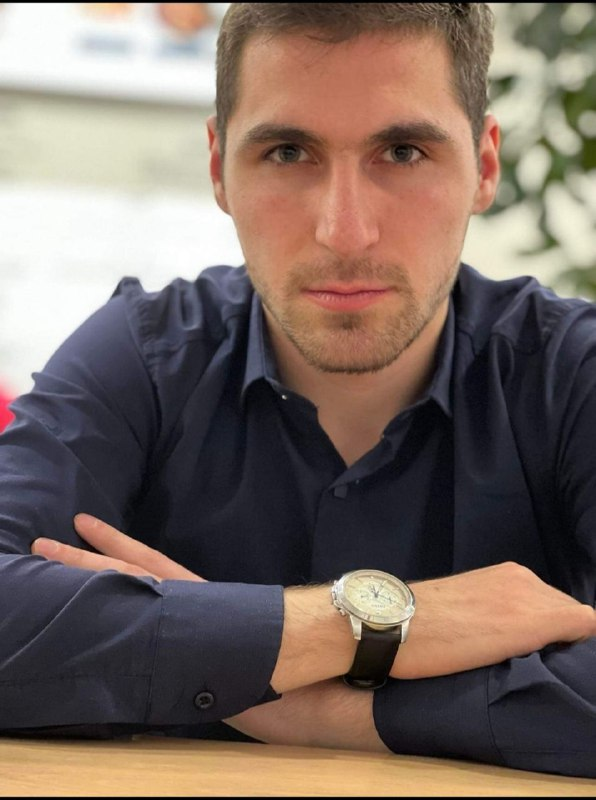
#> input picture src/our_pictures/Sergey.jpg, 596 x 800 px, found by its file name
$ python -i our_team.py   (imports and definitions only)
#> lines starting #> are read from the running program, lines starting #| are printed output that depends on the picture
import cv2 as cv
import matplotlib.pyplot as plt
import streamlit as st
from PIL import Image
import os


def our_team():
    st.markdown("<h1 style='text-align: center;'> Our Team </h1>", unsafe_allow_html=True)
#> (this line was passed over: streamlit is not available in this run)
    st.write("Our team consists of four people. Our team members are Sergey Xachatryan, Albert Meyroyan, Hayk Karapetyan and Georgi Sahakyan.\
             Intoduction about us below")
#> (this line was passed over: streamlit is not available in this run)

    Sergey = Image.open('our_pictures/Sergey.jpg').resize((400,450))
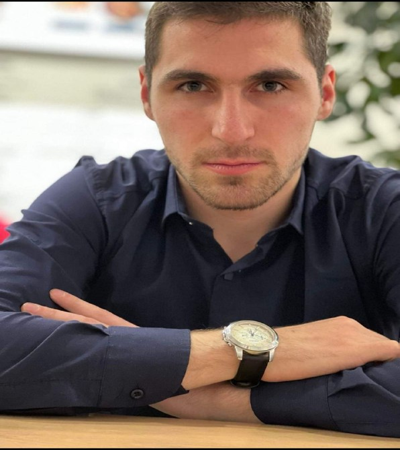
#> Sergey: PIL image 400x450 RGB; mean R, G, B 122.2, 105.4, 96.8
    Albert = Image.open('our_pictures/Albert.jpg').resize((400,450))
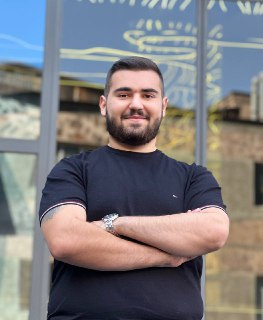
#> input picture src/our_pictures/Albert.jpg, 263 x 320 px, found by its file name
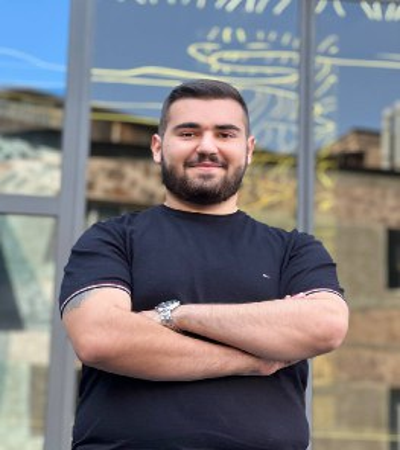
#> Albert: PIL image 400x450 RGB; mean R, G, B 124.5, 122.9, 126.2
    Hayk = Image.open('our_pictures/Hayk.jpg').resize((400,450))
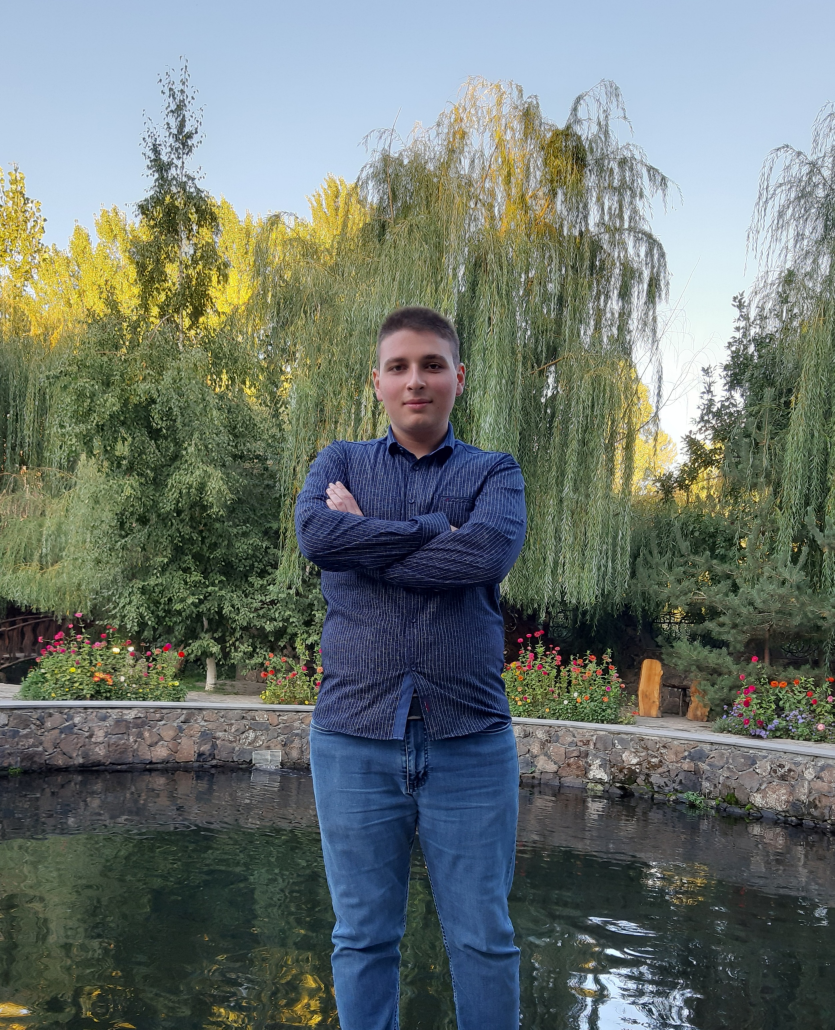
#> input picture src/our_pictures/Hayk.jpg, 2503 x 3090 px, found by its file name (shown at 1/3 size)
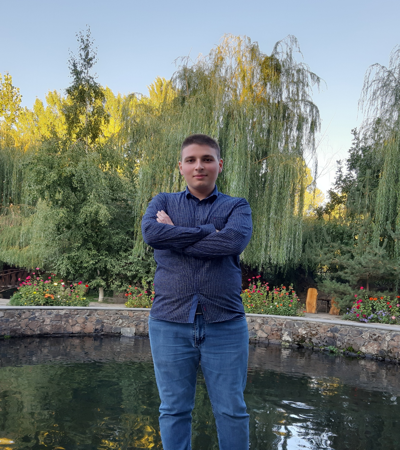
#> Hayk: PIL image 400x450 RGB; mean R, G, B 107.2, 116.6, 111.3
    Georgi =Image.open('our_pictures/Georgi.jpg').resize((400,450))
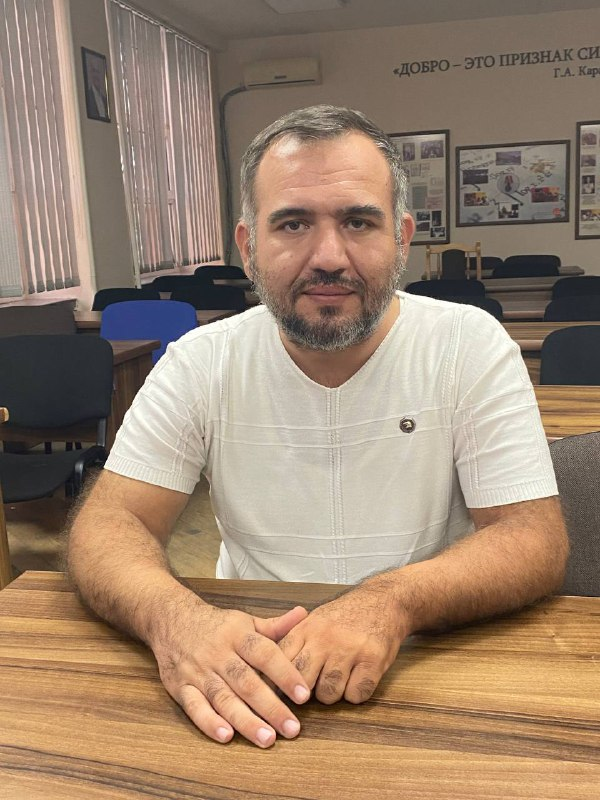
#> input picture src/our_pictures/Georgi.jpg, 600 x 800 px, found by its file name
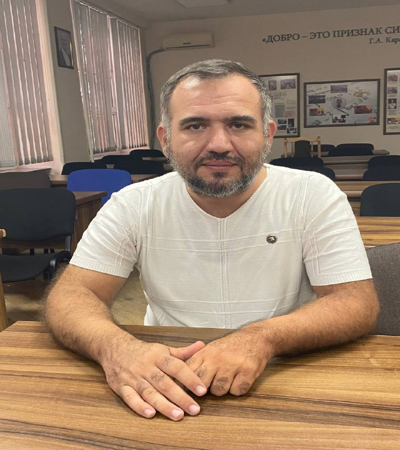
#> Georgi: PIL image 400x450 RGB; mean R, G, B 156.6, 132.7, 111.6

#> (the run stopped early here; a loop or call above may not have finished)
